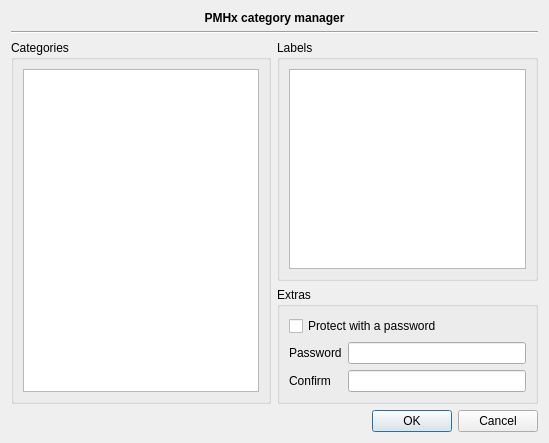
<?xml version="1.0" encoding="UTF-8"?>
<ui version="4.0">
 <class>PMH::Internal::PmhCategoryWidget</class>
 <widget class="QWidget" name="PMH::Internal::PmhCategoryWidget">
  <property name="geometry">
   <rect>
    <x>0</x>
    <y>0</y>
    <width>549</width>
    <height>443</height>
   </rect>
  </property>
  <property name="windowTitle">
   <string>Form</string>
  </property>
  <layout class="QGridLayout" name="gridLayout_4">
   <item row="0" column="0" colspan="2">
    <widget class="QLabel" name="label">
     <property name="font">
      <font>
       <weight>75</weight>
       <bold>true</bold>
      </font>
     </property>
     <property name="text">
      <string>PMHx category manager</string>
     </property>
     <property name="alignment">
      <set>Qt::AlignCenter</set>
     </property>
    </widget>
   </item>
   <item row="1" column="0" colspan="2">
    <widget class="Line" name="line">
     <property name="orientation">
      <enum>Qt::Horizontal</enum>
     </property>
    </widget>
   </item>
   <item row="2" column="0" rowspan="2">
    <widget class="QGroupBox" name="groupBox_2">
     <property name="title">
      <string>Categories</string>
     </property>
     <layout class="QGridLayout" name="gridLayout_3">
      <item row="0" column="0">
       <widget class="QTreeView" name="treeView">
        <property name="editTriggers">
         <set>QAbstractItemView::NoEditTriggers</set>
        </property>
        <property name="alternatingRowColors">
         <bool>true</bool>
        </property>
        <property name="headerHidden">
         <bool>true</bool>
        </property>
       </widget>
      </item>
     </layout>
    </widget>
   </item>
   <item row="2" column="1">
    <widget class="QGroupBox" name="groupBox">
     <property name="title">
      <string>Labels</string>
     </property>
     <layout class="QGridLayout" name="gridLayout_2">
      <item row="0" column="0">
       <widget class="Views::TableView" name="tableView">
        <property name="selectionMode">
         <enum>QAbstractItemView::SingleSelection</enum>
        </property>
        <property name="selectionBehavior">
         <enum>QAbstractItemView::SelectRows</enum>
        </property>
        <attribute name="horizontalHeaderVisible">
         <bool>false</bool>
        </attribute>
        <attribute name="verticalHeaderVisible">
         <bool>false</bool>
        </attribute>
       </widget>
      </item>
     </layout>
    </widget>
   </item>
   <item row="3" column="1">
    <widget class="QGroupBox" name="groupBox_3">
     <property name="title">
      <string>Extras</string>
     </property>
     <layout class="QGridLayout" name="gridLayout">
      <item row="0" column="0" colspan="2">
       <widget class="QCheckBox" name="passBox">
        <property name="text">
         <string>Protect with a password</string>
        </property>
       </widget>
      </item>
      <item row="1" column="0">
       <widget class="QLabel" name="label_2">
        <property name="text">
         <string>Password</string>
        </property>
       </widget>
      </item>
      <item row="1" column="1">
       <widget class="QLineEdit" name="password"/>
      </item>
      <item row="2" column="0">
       <widget class="QLabel" name="label_3">
        <property name="text">
         <string>Confirm</string>
        </property>
       </widget>
      </item>
      <item row="2" column="1">
       <widget class="QLineEdit" name="passwordConfirm"/>
      </item>
     </layout>
    </widget>
   </item>
   <item row="4" column="0" colspan="2">
    <widget class="QDialogButtonBox" name="buttonBox">
     <property name="standardButtons">
      <set>QDialogButtonBox::Cancel|QDialogButtonBox::Ok</set>
     </property>
    </widget>
   </item>
  </layout>
 </widget>
 <customwidgets>
  <customwidget>
   <class>Views::TableView</class>
   <extends>QTableView</extends>
   <header location="global">listviewplugin/tableview.h</header>
  </customwidget>
 </customwidgets>
 <resources/>
 <connections/>
</ui>
